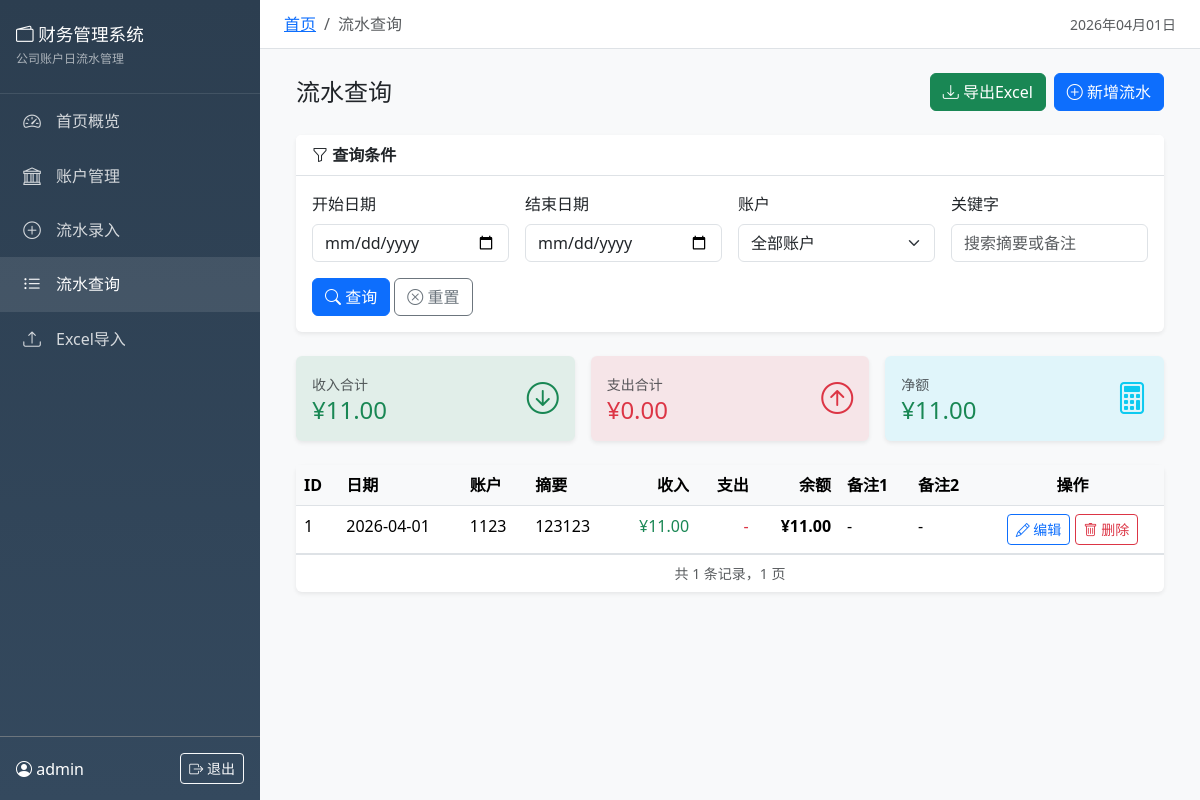
The page /transactions (signed in) on the database its author committed.
### models.py (models this page shows, shortened)
class User(UserMixin, db.Model):
    __tablename__ = 'users'
    id = db.Column(db.Integer, primary_key=True)
    username = db.Column(db.String(50), unique=True, nullable=False, index=True)
    password_hash = db.Column(db.String(255), nullable=False)
    is_admin = db.Column(db.Boolean, default=False)
    created_at = db.Column(db.DateTime, default=datetime.utcnow)
    accounts = db.relationship('Account', backref='creator', lazy='dynamic')
    transactions = db.relationship('Transaction', backref='creator', lazy='dynamic')

class Transaction(db.Model):
    __tablename__ = 'transactions'
    id = db.Column(db.Integer, primary_key=True)
    date = db.Column(db.Date, nullable=False, index=True)
    account_id = db.Column(db.Integer, db.ForeignKey('accounts.id'), nullable=False, index=True)
    summary = db.Column(db.String(200))
    income = db.Column(db.Float, default=0.0)
    expense = db.Column(db.Float, default=0.0)
    balance_after = db.Column(db.Float, default=0.0)
    note1 = db.Column(db.String(200))
    note2 = db.Column(db.String(200))
    created_by = db.Column(db.Integer, db.ForeignKey('users.id'), nullable=True)
    created_at = db.Column(db.DateTime, default=datetime.utcnow)
    updated_at = db.Column(db.DateTime, onupdate=datetime.utcnow)

class Account(db.Model):
    __tablename__ = 'accounts'
    id = db.Column(db.Integer, primary_key=True)
    account_name = db.Column(db.String(100), unique=True, nullable=False, index=True)
    initial_balance = db.Column(db.Float, default=0.0)
    created_by = db.Column(db.Integer, db.ForeignKey('users.id'), nullable=True)
    created_at = db.Column(db.DateTime, default=datetime.utcnow)
    transactions = db.relationship('Transaction', backref='account', lazy='dynamic',
                                    cascade='all, delete-orphan')

### app.py (the view, shortened to what this page needs)
    @app.route('/transactions')
    @login_required
    def list_transactions():
        start_date_str = request.args.get('start_date', '')
        end_date_str = request.args.get('end_date', '')
        account_id = request.args.get('account_id', '')
        keyword = request.args.get('keyword', '').strip()
        query = Transaction.query
        if start_date_str:
            try:
                start_date = datetime.strptime(start_date_str, '%Y-%m-%d').date()
                query = query.filter(Transaction.date >= start_date)
            except ValueError:
                pass
        if end_date_str:
            try:
                end_date = datetime.strptime(end_date_str, '%Y-%m-%d').date()
                query = query.filter(Transaction.date <= end_date)
            except ValueError:
                pass
        if account_id:
            query = query.filter(Transaction.account_id == account_id)
        query = query.order_by(Transaction.date.desc(), Transaction.id.desc())
        total_income = db.session.query(db.func.sum(Transaction.income))
        total_expense = db.session.query(db.func.sum(Transaction.expense))
        if account_id:
            total_income = total_income.filter(Transaction.account_id == account_id)
            total_expense = total_expense.filter(Transaction.account_id == account_id)
        total_income = total_income.scalar() or 0
        total_expense = total_expense.scalar() or 0
        page = request.args.get('page', 1, type=int)
        per_page = app.config.get('ITEMS_PER_PAGE', 50)
        pagination = query.paginate(page=page, per_page=per_page, error_out=False)
        transactions = pagination.items
        accounts = Account.query.order_by(Account.account_name).all()
        account_map = {a.id: a.account_name for a in accounts}
        return render_template('transaction_list.html',
                               transactions=transactions,
                               pagination=pagination,
                               accounts=accounts,
                               account_map=account_map,
                               total_income=total_income,
                               total_expense=total_expense,
                               start_date=start_date_str,
                               end_date=end_date_str,
                               selected_account=account_id,
                               keyword=keyword)

### templates/transaction_list.html (shortened to what this page needs)
{% extends "base.html" %}
{% block breadcrumb %}
<li class="breadcrumb-item active">流水查询</li>
{% endblock %}
{% block content %}
<div class="container-fluid">
    <div class="d-flex justify-content-between align-items-center mb-4">
        <h4 class="mb-0">流水查询</h4>
        <div class="d-flex gap-2">
            <a href="{{ url_for('export_transactions', start_date=start_date, end_date=end_date, account_id=selected_account, keyword=keyword) }}" class="btn btn-success">
                <i class="bi bi-download"></i> 导出Excel
            </a>
            <a href="{{ url_for('add_transaction') }}" class="btn btn-primary">
                <i class="bi bi-plus-circle"></i> 新增流水
            </a>
        </div>
    </div>
    <div class="card mb-4">
        <div class="card-header">
            <i class="bi bi-funnel"></i> 查询条件
        </div>
        <div class="card-body">
            <form method="GET" action="{{ url_for('list_transactions') }}">
                <div class="row g-3">
                    <div class="col-md-3">
                        <label class="form-label">开始日期</label>
                        <input type="date" class="form-control" name="start_date" value="{{ start_date }}">
                    </div>
                    <div class="col-md-3">
                        <label class="form-label">结束日期</label>
                        <input type="date" class="form-control" name="end_date" value="{{ end_date }}">
                    </div>
                    <div class="col-md-3">
                        <label class="form-label">账户</label>
                        <select class="form-select" name="account_id">
                            <option value="">全部账户</option>
                        </select>
                    </div>
                    <div class="col-md-3">
                        <label class="form-label">关键字</label>
                        <input type="text" class="form-control" name="keyword" value="{{ keyword }}" placeholder="搜索摘要或备注">
                    </div>
                </div>
                <div class="mt-3">
                    <button type="submit" class="btn btn-primary">
                        <i class="bi bi-search"></i> 查询
                    </button>
                    <a href="{{ url_for('list_transactions') }}" class="btn btn-outline-secondary">
                        <i class="bi bi-x-circle"></i> 重置
                    </a>
                </div>
            </form>
        </div>
    </div>
    <div class="row g-3 mb-4">
        <div class="col-md-4">
            <div class="card bg-success bg-opacity-10 border-success">
                <div class="card-body">
                    <div class="d-flex justify-content-between align-items-center">
                        <div>
                            <small class="text-muted">收入合计</small>
                            <h4 class="mb-0 text-success">¥{{ "{:,.2f}".format(total_income) }}</h4>
                        </div>
                        <i class="bi bi-arrow-down-circle text-success fs-2"></i>
                    </div>
                </div>
            </div>
        </div>
        <div class="col-md-4">
            <div class="card bg-danger bg-opacity-10 border-danger">
                <div class="card-body">
                    <div class="d-flex justify-content-between align-items-center">
                        <div>
                            <small class="text-muted">支出合计</small>
                            <h4 class="mb-0 text-danger">¥{{ "{:,.2f}".format(total_expense) }}</h4>
                        </div>
                        <i class="bi bi-arrow-up-circle text-danger fs-2"></i>
                    </div>
                </div>
            </div>
        </div>
        <div class="col-md-4">
            <div class="card bg-info bg-opacity-10 border-info">
                <div class="card-body">
                    <div class="d-flex justify-content-between align-items-center">
                        <div>
                            <small class="text-muted">净额</small>
                            <h4 class="mb-0 {% if total_income - total_expense >= 0 %}text-success{% else %}text-danger{% endif %}">
                                ¥{{ "{:,.2f}".format(total_income - total_expense) }}
                            </h4>
                        </div>
                        <i class="bi bi-calculator text-info fs-2"></i>
                    </div>
                </div>
            </div>
        </div>
    </div>
    <div class="card">
        <div class="card-body p-0">
            {% if transactions %}
            <div class="table-responsive">
                <table class="table table-hover mb-0">
                    <thead>
                        <tr>
                            <th>ID</th>
                            <th>日期</th>
                            <th>账户</th>
                            <th>摘要</th>
                            <th class="text-end">收入</th>
                            <th class="text-end">支出</th>
                            <th class="text-end">余额</th>
                            <th>备注1</th>
                            <th>备注2</th>
                            <th class="text-center">操作</th>
                        </tr>
                    </thead>
                    <tbody>
                        {% for trans in transactions %}
                        <tr>
                            <td>{{ trans.id }}</td>
                            <td>{{ trans.date.strftime('%Y-%m-%d') }}</td>
                            <td>{{ account_map.get(trans.account_id, '未知') }}</td>
                            <td>{{ trans.summary or '-' }}</td>
                            <td class="text-end text-success">
                                {% if trans.income > 0 %}¥{{ "{:,.2f}".format(trans.income) }}{% else %}-{% endif %}
                            </td>
                            <td class="text-end text-danger">
                                {% if trans.expense > 0 %}¥{{ "{:,.2f}".format(trans.expense) }}{% else %}-{% endif %}
                            </td>
                            <td class="text-end fw-bold">¥{{ "{:,.2f}".format(trans.balance_after) }}</td>
                            <td>{{ trans.note1 or '-' }}</td>
                            <td>{{ trans.note2 or '-' }}</td>
                            <td class="text-center">
                                <a href="{{ url_for('edit_transaction', transaction_id=trans.id) }}" class="btn btn-sm btn-outline-primary btn-action">
                                    <i class="bi bi-pencil"></i> 编辑
                                </a>
                                <button class="btn btn-sm btn-outline-danger btn-action" data-bs-toggle="modal" data-bs-target="#deleteModal{{ trans.id }}">
                                    <i class="bi bi-trash"></i> 删除
                                </button>
                            </td>
                        </tr>
                        {% endfor %}
                    </tbody>
                </table>
            </div>
            <div class="text-center text-muted small p-2 border-top">
                共 {{ pagination.total }} 条记录，{{ pagination.pages }} 页
            </div>
            {% endif %}
        </div>
    </div>
</div>
{% endblock %}

### templates/base.html (shortened to what this page needs)
<!DOCTYPE html>
<html lang="zh-CN">
<head>
    <link href="https://cdn.jsdelivr.net/npm/bootstrap@5.3.2/dist/css/bootstrap.min.css" rel="stylesheet">
    <link href="https://cdn.jsdelivr.net/npm/bootstrap-icons@1.11.1/font/bootstrap-icons.css" rel="stylesheet">
</head>
<body>
    {% if current_user.is_authenticated %}
    <nav class="sidebar d-flex flex-column">
        <div class="sidebar-brand">
            <h4><i class="bi bi-wallet2"></i> 财务管理系统</h4>
            <small>公司账户日流水管理</small>
        </div>
        <ul class="nav flex-column flex-grow-1">
            <li class="nav-item">
                <a class="nav-link {% if request.endpoint == 'index' %}active{% endif %}" href="{{ url_for('index') }}">
                    <i class="bi bi-speedometer2"></i>
                    <span>首页概览</span>
                </a>
            </li>
            <li class="nav-item">
                <a class="nav-link {% if request.endpoint == 'accounts' %}active{% endif %}" href="{{ url_for('accounts') }}">
                    <i class="bi bi-bank"></i>
                    <span>账户管理</span>
                </a>
            </li>
            <li class="nav-item">
                <a class="nav-link {% if request.endpoint == 'add_transaction' %}active{% endif %}" href="{{ url_for('add_transaction') }}">
                    <i class="bi bi-plus-circle"></i>
                    <span>流水录入</span>
                </a>
            </li>
            <li class="nav-item">
                <a class="nav-link {% if request.endpoint == 'list_transactions' %}active{% endif %}" href="{{ url_for('list_transactions') }}">
                    <i class="bi bi-list-ul"></i>
                    <span>流水查询</span>
                </a>
            </li>
            <li class="nav-item">
                <a class="nav-link {% if request.endpoint == 'import_transactions' %}active{% endif %}" href="{{ url_for('import_transactions') }}">
                    <i class="bi bi-upload"></i>
                    <span>Excel导入</span>
                </a>
            </li>
        </ul>
        <div class="p-3 border-top border-secondary">
            <div class="d-flex align-items-center justify-content-between">
                <span><i class="bi bi-person-circle"></i> {{ current_user.username }}</span>
                <a href="{{ url_for('logout') }}" class="btn btn-sm btn-outline-light">
                    <i class="bi bi-box-arrow-right"></i> 退出
                </a>
            </div>
        </div>
    </nav>
    {% endif %}
    <main class="main-content">
        {% if current_user.is_authenticated %}
        <div class="navbar-top d-flex justify-content-between align-items-center">
            <nav aria-label="breadcrumb">
                <ol class="breadcrumb mb-0">
                    <li class="breadcrumb-item"><a href="{{ url_for('index') }}">首页</a></li>
                    {% block breadcrumb %}{% endblock %}
                </ol>
            </nav>
            <div class="text-muted small">
                {{ now.strftime('%Y年%m月%d日') if now else '' }}
            </div>
        </div>
        {% endif %}
        {% block content %}{% endblock %}
    </main>
</body>
</html>

### rows shown on the page
User: username "admin"
Transaction: income "11.00", balance_after "11.00"
Account: get "1123"

### other values the page prints
{{ "{:,.2f}".format(total_income) }} "11.00"
{{ "{:,.2f}".format(total_expense) }} "0.00"
{{ "{:,.2f}".format(total_income - total_expense) }} "11.00"
{{ pagination.total }} "1"
{{ pagination.pages }} "1"
